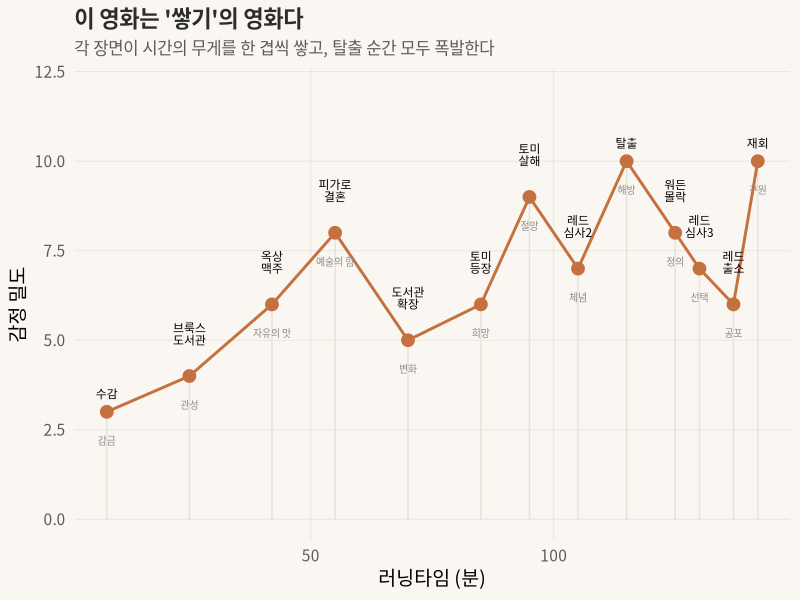
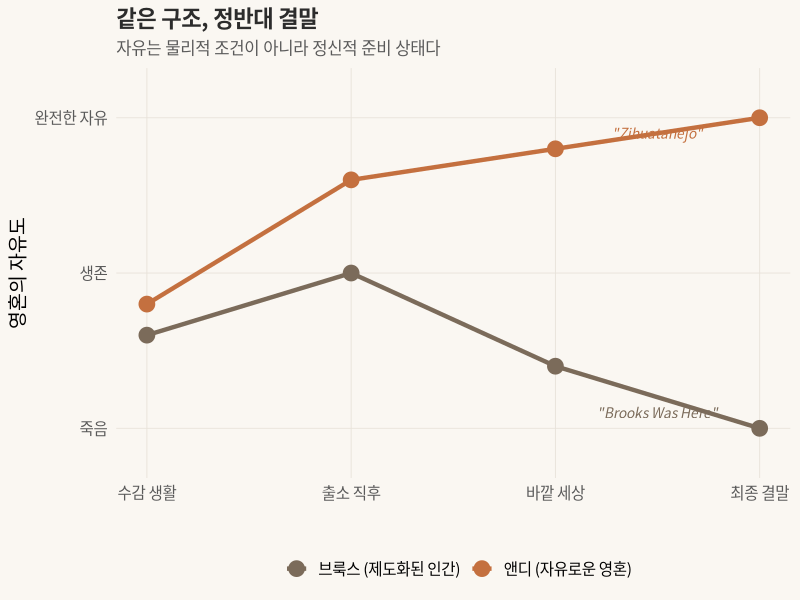
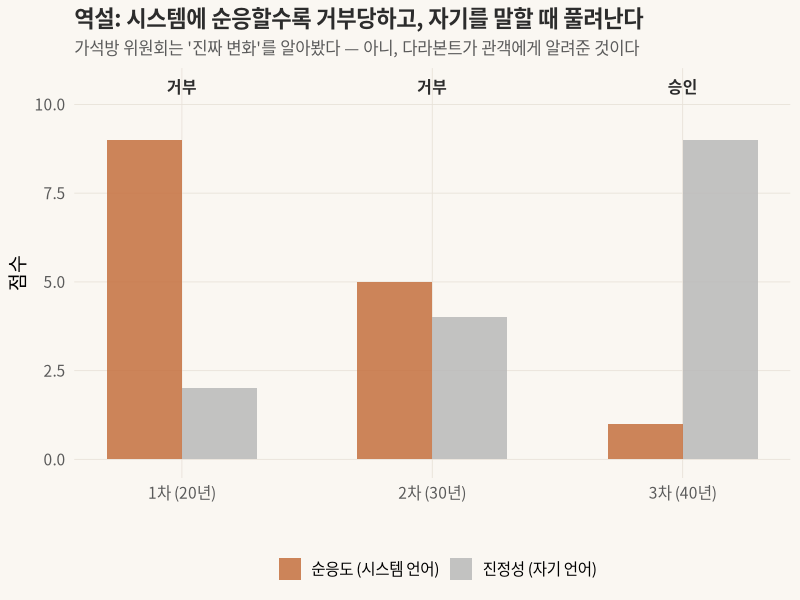
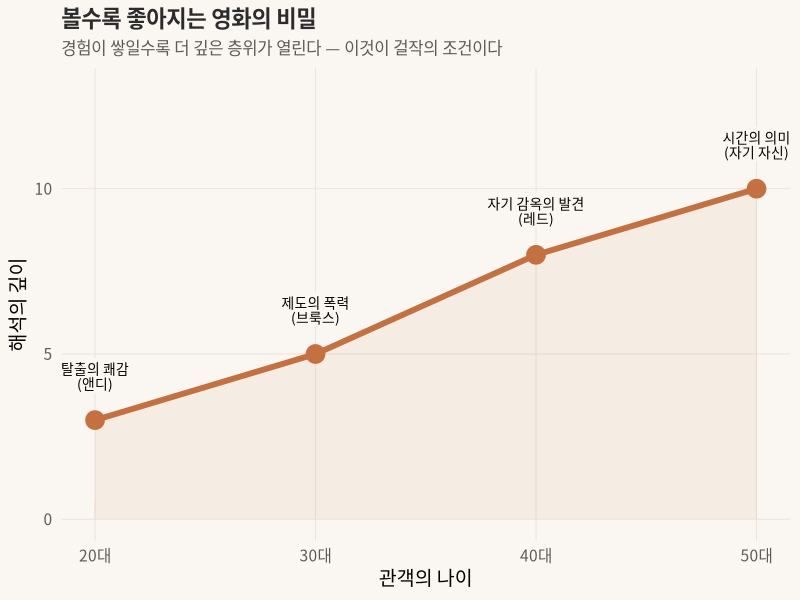

Recreate these plots in R, in order.
## ---- chunk 1
knitr::opts_chunk$set(
  echo = FALSE, warning = FALSE, message = FALSE,
  fig.width = 10, fig.height = 6, dpi = 150
)
library(ggplot2)
library(dplyr)

theme_voyager <- function() {
  theme_minimal(base_size = 14, base_family = "Noto Sans CJK KR") +
    theme(
      plot.title = element_text(face = "bold", size = 16, color = "#2c2c2c"),
      plot.subtitle = element_text(size = 12, color = "#5a5a5a"),
      plot.background = element_rect(fill = "#faf7f2", color = NA),
      panel.background = element_rect(fill = "#faf7f2", color = NA),
      panel.grid.major = element_line(color = "#e8e2d9", linewidth = 0.3),
      panel.grid.minor = element_blank(),
      axis.text = element_text(color = "#5a5a5a"),
      legend.position = "bottom"
    )
}
## ---- chunk 2
#| fig-cap: "쇼생크 탈출의 반복 구조 — 시간을 체감시키는 설계"
#| lightbox: true

events <- data.frame(
  time_min = c(8, 25, 42, 55, 70, 85, 95, 105, 115, 125, 130, 137, 142),
  event = c("수감", "브룩스\n도서관", "옥상\n맥주", "피가로\n결혼",
            "도서관\n확장", "토미\n등장", "토미\n살해", "레드\n심사2",
            "탈출", "워든\n몰락", "레드\n심사3", "레드\n출소", "재회"),
  tension = c(3, 4, 6, 8, 5, 6, 9, 7, 10, 8, 7, 6, 10),
  layer = c("감금", "관성", "자유의 맛", "예술의 힘",
            "변화", "희망", "절망", "체념",
            "해방", "정의", "선택", "공포", "구원")
)

ggplot(events, aes(x = time_min, y = tension)) +
  geom_segment(aes(xend = time_min, yend = 0), color = "#e8e2d9", linewidth = 0.5) +
  geom_line(color = "#c4703f", linewidth = 1) +
  geom_point(color = "#c4703f", size = 4) +
  geom_text(aes(label = event), vjust = -1.5, size = 3,
            family = "Noto Sans CJK KR", lineheight = 0.85) +
  geom_text(aes(label = layer, y = tension - 0.8), size = 2.5,
            color = "#8a8a8a", family = "Noto Sans CJK KR") +
  scale_y_continuous(limits = c(0, 12)) +
  labs(
    title = "이 영화는 '쌓기'의 영화다",
    subtitle = "각 장면이 시간의 무게를 한 겹씩 쌓고, 탈출 순간 모두 폭발한다",
    x = "러닝타임 (분)", y = "감정 밀도"
  ) +
  theme_voyager()
## ---- chunk 3
#| fig-cap: "브룩스와 앤디 — 거울상 구조"
#| lightbox: true

mirror_data <- data.frame(
  stage = rep(c("수감 생활", "출소 직후", "바깥 세상\n적응기", "최종 결말"), 2),
  stage_num = rep(1:4, 2),
  freedom = c(
    3, 5, 2, 0,
    4, 8, 9, 10
  ),
  character = rep(c("브룩스 (제도화된 인간)", "앤디 (자유로운 영혼)"), each = 4)
)

ggplot(mirror_data, aes(x = stage_num, y = freedom, color = character)) +
  geom_line(linewidth = 1.5) +
  geom_point(size = 5) +
  scale_x_continuous(breaks = 1:4, labels = c("수감 생활", "출소 직후",
                                               "바깥 세상", "최종 결말")) +
  scale_color_manual(values = c("#7b6b5a", "#c4703f")) +
  scale_y_continuous(limits = c(-1, 11),
                     breaks = c(0, 5, 10),
                     labels = c("죽음", "생존", "완전한 자유")) +
  annotate("text", x = 3.5, y = 0.5, label = '"Brooks Was Here"',
           fontface = "italic", color = "#7b6b5a", size = 3.5,
           family = "Noto Sans CJK KR") +
  annotate("text", x = 3.5, y = 9.5, label = '"Zihuatanejo"',
           fontface = "italic", color = "#c4703f", size = 3.5,
           family = "Noto Sans CJK KR") +
  labs(
    title = "같은 구조, 정반대 결말",
    subtitle = "자유는 물리적 조건이 아니라 정신적 준비 상태다",
    x = "", y = "영혼의 자유도", color = ""
  ) +
  theme_voyager()
## ---- chunk 4
#| fig-cap: "레드의 가석방 심사 — 언어의 변화가 곧 자유의 징표"
#| lightbox: true

parole <- data.frame(
  hearing = c("1차 (20년)", "2차 (30년)", "3차 (40년)"),
  hearing_num = 1:3,
  authenticity = c(2, 4, 9),
  system_compliance = c(9, 5, 1),
  result = c("거부", "거부", "승인")
)

library(tidyr)
parole_long <- parole %>%
  pivot_longer(cols = c(authenticity, system_compliance),
               names_to = "metric", values_to = "score") %>%
  mutate(metric = ifelse(metric == "authenticity",
                         "진정성 (자기 언어)", "순응도 (시스템 언어)"))

ggplot(parole_long, aes(x = hearing_num, y = score, fill = metric)) +
  geom_col(position = "dodge", width = 0.6, alpha = 0.85) +
  geom_text(data = parole, aes(x = hearing_num, y = 10.5, label = result,
                                fill = NULL),
            fontface = "bold", size = 4, color = "#2c2c2c",
            family = "Noto Sans CJK KR") +
  scale_x_continuous(breaks = 1:3, labels = parole$hearing) +
  scale_fill_manual(values = c("#c4703f", "#b8b8b8")) +
  labs(
    title = "역설: 시스템에 순응할수록 거부당하고, 자기를 말할 때 풀려난다",
    subtitle = "가석방 위원회는 '진짜 변화'를 알아봤다 — 아니, 다라본트가 관객에게 알려준 것이다",
    x = "", y = "점수", fill = ""
  ) +
  theme_voyager()
## ---- chunk 5
#| fig-cap: "같은 영화, 다른 영화 — 나이에 따라 보이는 층위"
#| lightbox: true

layers <- data.frame(
  age = c("20대", "30대", "40대", "50대"),
  age_num = c(25, 35, 45, 55),
  what_you_see = c("탈출의 쾌감", "제도의 폭력", "자기 감옥의 발견", "시간의 의미"),
  depth = c(3, 5, 8, 10),
  character_focus = c("앤디", "브룩스", "레드", "자기 자신")
)

ggplot(layers, aes(x = age_num, y = depth)) +
  geom_area(fill = "#c4703f", alpha = 0.08) +
  geom_line(color = "#c4703f", linewidth = 2) +
  geom_point(color = "#c4703f", size = 6) +
  geom_label(aes(label = paste0(what_you_see, "\n(", character_focus, ")")),
             vjust = -0.8, size = 3.5, fill = "#faf7f2", label.size = 0,
             family = "Noto Sans CJK KR", lineheight = 0.9) +
  scale_x_continuous(breaks = c(25, 35, 45, 55), labels = layers$age) +
  scale_y_continuous(limits = c(0, 13)) +
  labs(
    title = "볼수록 좋아지는 영화의 비밀",
    subtitle = "경험이 쌓일수록 더 깊은 층위가 열린다 — 이것이 걸작의 조건이다",
    x = "관객의 나이", y = "해석의 깊이"
  ) +
  theme_voyager()
